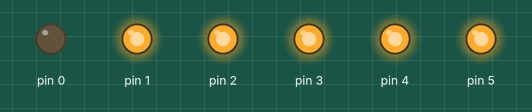
A sketch run on a simulated Arduino Uno, built with avr-gcc and run on an emulated ATmega328P. On the bench: output pins drawn as LEDs (lit = HIGH).

Above: at 0.5 s.
At 3.5 s:
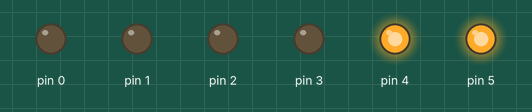
At 5.5 s:
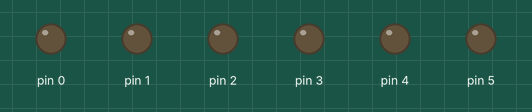
At 7.5 s:
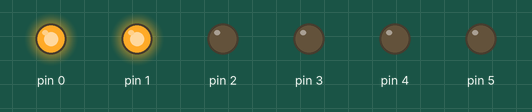
At 10.5 s:
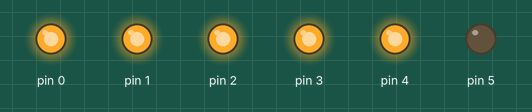
At 14.5 s:
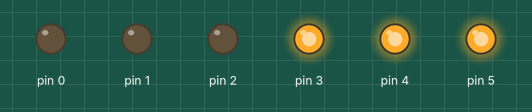
Timing chart, 0 to 15.6 s (numbered marks = the images above):
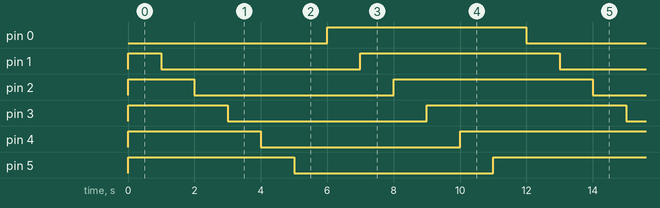

The sketch:

relay_control.ino.ino
```cpp
/* 8 Relay Module configured for Opto-isolation
   Arduino UNO pins 3 to 10 connected to IN1 to IN8
   Connections: http://i.imgur.com/MDNQGeC.png */

void setup() {
  for (int i = 0; i <= 5; i++) {
    pinMode(i, INPUT_PULLUP);
    pinMode(i, OUTPUT); // defaults HIGH (relays off)
  }
}

void loop() {
  for (int i = 0; i <= 5; i++) {
    digitalWrite(i, LOW); // energize relays until all on
    delay(1000);
  }
  for (int i = 0; i <= 5; i++) {
    digitalWrite(i, HIGH); // de-energize relays until all off
    delay(1000);
  }
}
```

Measured:
- by itself, pin 0–5: alternates HIGH for 6.0 s and LOW for 6.0 s
- by itself, everything shown: repeats every 12.0 s, in 12 steps
